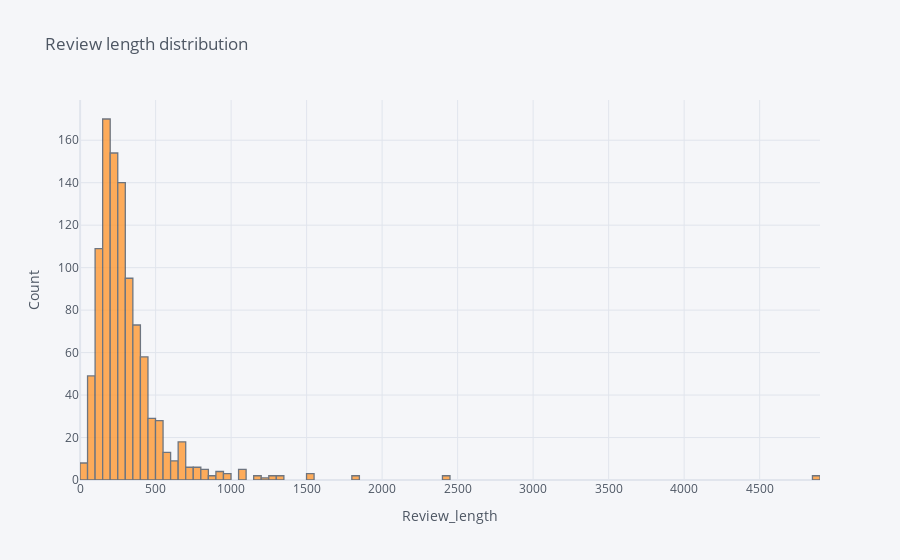

Notebook code for this chart:
### Markdown cell above
### Distribution of Review text length and word length

### Code cell
df['review_len'].iplot(kind='hist',xTitle="Review_length",yTitle="Count",title="Review length distribution")

### Figure 1 — Plotly figure (JSON) as saved in the notebook; plotly's stock layout.template omitted (floating-point values rounded to 4 significant figures; data arrays with more than 128 entries replaced by an {"elided": "..."} marker saying what was removed)
{"data": [{"histfunc": "count", "histnorm": "", "marker": {"color": "rgba(255, 153, 51, 1.0)", "line": {"color": "#4D5663", "width": 1.3}}, "name": "review_len", "opacity": 0.8, "orientation": "v", "type": "histogram", "x": {"elided": "1000 int values"}}], "layout": {"barmode": "overlay", "legend": {"bgcolor": "#F5F6F9", "font": {"color": "#4D5663"}}, "paper_bgcolor": "#F5F6F9", "plot_bgcolor": "#F5F6F9", "title": {"font": {"color": "#4D5663"}, "text": "Review length distribution"}, "xaxis": {"gridcolor": "#E1E5ED", "showgrid": true, "tickfont": {"color": "#4D5663"}, "title": {"font": {"color": "#4D5663"}, "text": "Review_length"}, "zerolinecolor": "#E1E5ED"}, "yaxis": {"gridcolor": "#E1E5ED", "showgrid": true, "tickfont": {"color": "#4D5663"}, "title": {"font": {"color": "#4D5663"}, "text": "Count"}, "zerolinecolor": "#E1E5ED"}}}
